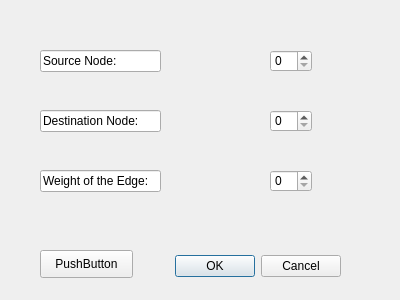
<?xml version="1.0" encoding="UTF-8"?>
<ui version="4.0">
 <class>ShowEdge</class>
 <widget class="QDialog" name="ShowEdge">
  <property name="geometry">
   <rect>
    <x>0</x>
    <y>0</y>
    <width>400</width>
    <height>300</height>
   </rect>
  </property>
  <property name="windowTitle">
   <string>Dialog</string>
  </property>
  <widget class="QDialogButtonBox" name="buttonBox">
   <property name="geometry">
    <rect>
     <x>0</x>
     <y>250</y>
     <width>341</width>
     <height>32</height>
    </rect>
   </property>
   <property name="orientation">
    <enum>Qt::Horizontal</enum>
   </property>
   <property name="standardButtons">
    <set>QDialogButtonBox::Cancel|QDialogButtonBox::Ok</set>
   </property>
  </widget>
  <widget class="QSpinBox" name="spinBox_2">
   <property name="geometry">
    <rect>
     <x>270</x>
     <y>110</y>
     <width>42</width>
     <height>22</height>
    </rect>
   </property>
  </widget>
  <widget class="QLineEdit" name="lineEdit_2">
   <property name="geometry">
    <rect>
     <x>40</x>
     <y>110</y>
     <width>121</width>
     <height>22</height>
    </rect>
   </property>
   <property name="text">
    <string>Destination Node:</string>
   </property>
  </widget>
  <widget class="QSpinBox" name="spinBox_3">
   <property name="geometry">
    <rect>
     <x>270</x>
     <y>170</y>
     <width>42</width>
     <height>22</height>
    </rect>
   </property>
  </widget>
  <widget class="QLineEdit" name="lineEdit">
   <property name="geometry">
    <rect>
     <x>40</x>
     <y>50</y>
     <width>121</width>
     <height>22</height>
    </rect>
   </property>
   <property name="text">
    <string>Source Node:</string>
   </property>
  </widget>
  <widget class="QLineEdit" name="lineEdit_3">
   <property name="geometry">
    <rect>
     <x>40</x>
     <y>170</y>
     <width>121</width>
     <height>22</height>
    </rect>
   </property>
   <property name="text">
    <string>Weight of the Edge:</string>
   </property>
  </widget>
  <widget class="QSpinBox" name="spinBox">
   <property name="geometry">
    <rect>
     <x>270</x>
     <y>50</y>
     <width>42</width>
     <height>22</height>
    </rect>
   </property>
  </widget>
  <widget class="QPushButton" name="pushButton">
   <property name="geometry">
    <rect>
     <x>40</x>
     <y>250</y>
     <width>93</width>
     <height>28</height>
    </rect>
   </property>
   <property name="text">
    <string>PushButton</string>
   </property>
  </widget>
 </widget>
 <resources/>
 <connections>
  <connection>
   <sender>buttonBox</sender>
   <signal>accepted()</signal>
   <receiver>ShowEdge</receiver>
   <slot>accept()</slot>
   <hints>
    <hint type="sourcelabel">
     <x>248</x>
     <y>254</y>
    </hint>
    <hint type="destinationlabel">
     <x>157</x>
     <y>274</y>
    </hint>
   </hints>
  </connection>
  <connection>
   <sender>buttonBox</sender>
   <signal>rejected()</signal>
   <receiver>ShowEdge</receiver>
   <slot>reject()</slot>
   <hints>
    <hint type="sourcelabel">
     <x>316</x>
     <y>260</y>
    </hint>
    <hint type="destinationlabel">
     <x>286</x>
     <y>274</y>
    </hint>
   </hints>
  </connection>
 </connections>
</ui>
